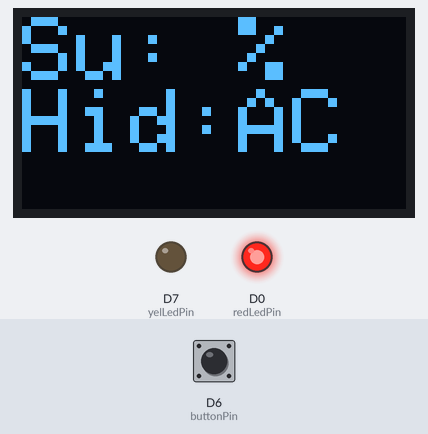
A program run on a simulated ESP8266 (NodeMCU). On the bench: 128×64 one-colour display, output pins drawn as LEDs (lit = HIGH). Inputs (shaded band) come from the test bench; at power-on: D6 (buttonPin) HIGH. WiFi joins after 1.5 s; servers stay silent unless stated; what the program prints to the serial monitor is not drawn.

Above: at 3.2 s.
3.3 s: D6 (buttonPin) pulled LOW for 0.15 s
At 4.5 s:
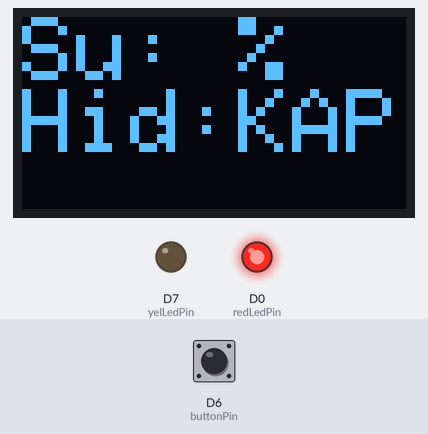
4.9 s: D6 (buttonPin) pulled LOW for 1 s
At 5.6 s:
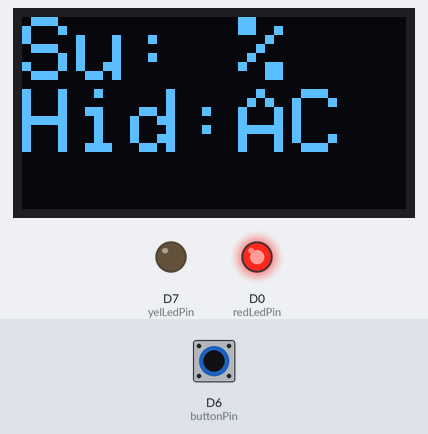
7.4 s: D6 (buttonPin) pulled LOW for 3.2 s
At 8.5 s:
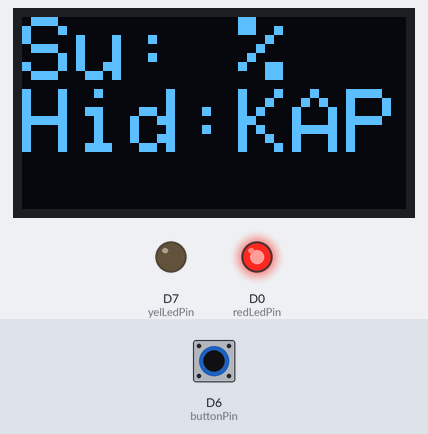
Timing chart, 0 to 10.4 s (numbered marks = the images above; inputs shaded):
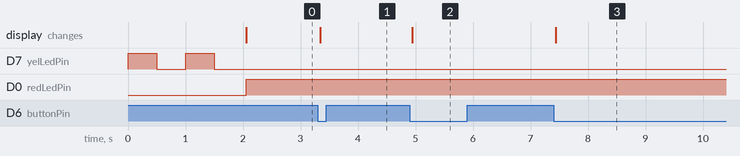

The program:

main.cpp
```cpp
#include <Arduino.h>
#include <ESP8266WiFi.h>
#include <ESP8266WebServer.h>
#include <Adafruit_GFX.h>
#include <Adafruit_SSD1306.h>

//Pins
#define redLedPin D0
#define yelLedPin D7
#define buttonPin D6
//Settings
  //Wifi
#define wifiTimeoutLimit 30
const char* ssid = "Dincer_Ailesi_Koy_Agi";
const char* password = "pusat2004@";
  //Screen
#define SCREEN_WIDTH 128
#define SCREEN_HEIGHT 64
#define OLED_RESET    -1
#define SCREEN_ADDRESS 0x3C
  //Button
int lastButtonPress = 0;

//Class Def
ESP8266WebServer server(80);
Adafruit_SSD1306 display(SCREEN_WIDTH, SCREEN_HEIGHT, &Wire, OLED_RESET);

//Global Vars
String requestData = " ";
String buttonState = "AC";
//Function Dec
void handlePost();
void handleGET();
void wifiConnect();
void handleRoot();
void isButtonPressed();
void initialize();
void displayText(String waterlevel, String Hid);

void setup() {
  initialize();

}

void loop() {
  server.handleClient();
  isButtonPressed();
  displayText(requestData,buttonState);
  if(requestData.toInt() <= 50){
    digitalWrite(redLedPin,HIGH);
  }
  else digitalWrite(redLedPin,LOW);
}

void wifiConnect(){
  int wifiTries = 0;
  WiFi.begin(ssid, password);

  while ((WiFi.status() != WL_CONNECTED) && wifiTries < wifiTimeoutLimit) {
    wifiTries++;
    Serial.println("Connecting to WiFi...");
    digitalWrite(yelLedPin,HIGH);
    delay(500);
    digitalWrite(yelLedPin,LOW);
    delay(500);
  }
  if(WiFi.status() == WL_CONNECTED)
    Serial.println("Connected to WiFi");
  else{
    Serial.println("Wifi Connection Timeout, Restarting");
    digitalWrite(yelLedPin,HIGH);
    delay(3000);
    digitalWrite(yelLedPin,LOW);
    ESP.restart();


  }
}
void handlePost(){
  if(server.hasArg("plain")){
    requestData = server.arg("plain");
    Serial.println("Received POST data: " + requestData);
    server.send(200,"text/plain","Recieved Data");
  }
}
void handleGET(){
  server.send(200,"text/plain",buttonState);
}
void handleRoot(){
  String message = "This is the Home Water Automation System";
  server.send(200,"text/plain",message);
}
void initialize(){
  Serial.begin(115200);
  pinMode(redLedPin,OUTPUT);
  pinMode(yelLedPin,OUTPUT);
  pinMode(buttonPin,INPUT_PULLUP);
  Serial.println("Pins Configured");
  wifiConnect();
  if (!display.begin(SSD1306_SWITCHCAPVCC, SCREEN_ADDRESS)) {
    Serial.println(F("SSD1306 allocation failed"));
    for (;;);
  }
  server.begin();
  server.on("/water",HTTP_POST,handlePost);
  server.on("/button",HTTP_GET,handleGET);
  server.on("/",HTTP_GET,handleRoot);
}

void displayText(String waterlevel, String Hid){
  display.clearDisplay();
  display.setTextSize(3);
  display.setTextColor(SSD1306_WHITE);
  display.setCursor(0, 0);
  display.print(F("Su: %"));
  display.println(waterlevel);
  display.print(F("Hid:"));
  display.println(Hid);
  display.display();
}
void isButtonPressed() {
    int reading = digitalRead(buttonPin);

    if(reading == 0 && lastButtonPress == 0){
      if(buttonState == "AC"){buttonState = "KAP";}
      else if(buttonState == "KAP"){buttonState = "AC";};
      lastButtonPress = 1;
    }

    if(reading == 1){lastButtonPress = 0;}
}
```

Measured:
- after the input at 3.3 s, the display: changes after 0.05 s (image 1)
- after the input at 4.9 s, the display: changes at once (image 2)
- after the input at 7.4 s, the display: changes at once (image 3)
